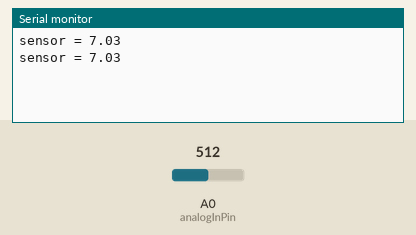
Bench run of a sketch on a simulated Arduino Nano, built with avr-gcc and run on an emulated ATmega328P. Parts: the last lines printed to the serial monitor. The inputs (shaded band) are chosen by the test bench; at power-on: A0 (analogInPin) = 512.

Above: at 1.2 s.
1.3 s: A0 (analogInPin) set to 716
At 2.6 s:
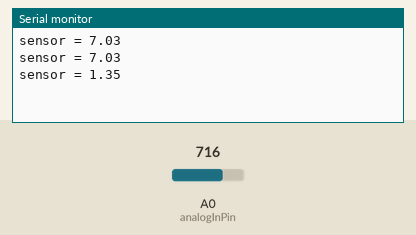
2.8 s: A0 (analogInPin) set to 900
At 2.8 s:
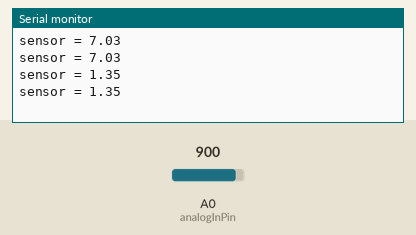
Timing chart, 0 to 5.8 s (numbered marks = the images above; inputs shaded):
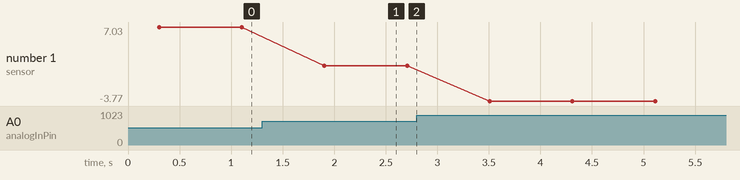

Measured:
- after the input at 1.3 s, the serial monitor: prints a new line after 0.60 s (image 1)
- plotted number 1: 7.03 → 1.35 after the input at 1.3 s, 1.35 → -3.77 after the input at 2.8 s

The sketch:

pHSensor.ino
```cpp
// (licence header left out)
//////////////////////////////////////////////////
// File Name: phSensor.ino
// File Description: Basic Interface Testing of
//                   ph Sensor with Arduino Nano
// Author: Priyankar
// Date: March 05, 2021
//////////////////////////////////////////////////

// We can also use this program for Analog Reading Offset pot
// For that just short the pins and adjust pot till ph becomes 7
float calibration = 21.34-0.06; //change this value to calibrate

const int analogInPin = A0;

int sensorValue = 0;

unsigned long int avgValue;

float b;

int buf[10],temp;

void setup() {

  Serial.begin(9600);

}

void loop() {

for(int i=0;i<10;i++)

{

  buf[i]=analogRead(analogInPin);

  delay(30);

  }

  for(int i=0;i<9;i++)

  {

  for(int j=i+1;j<10;j++)

  {

  if(buf[i]>buf[j])

  {

  temp=buf[i];

  buf[i]=buf[j];

  buf[j]=temp;

  }

  }

  }

  avgValue=0;

  for(int i=2;i<8;i++)

  avgValue+=buf[i];

  float pHVol=(float)avgValue*5.0/1024/6;

  float phValue = -5.70 * pHVol + calibration;

  Serial.print("sensor = ");

  Serial.println(phValue);

  delay(500);

}
```
